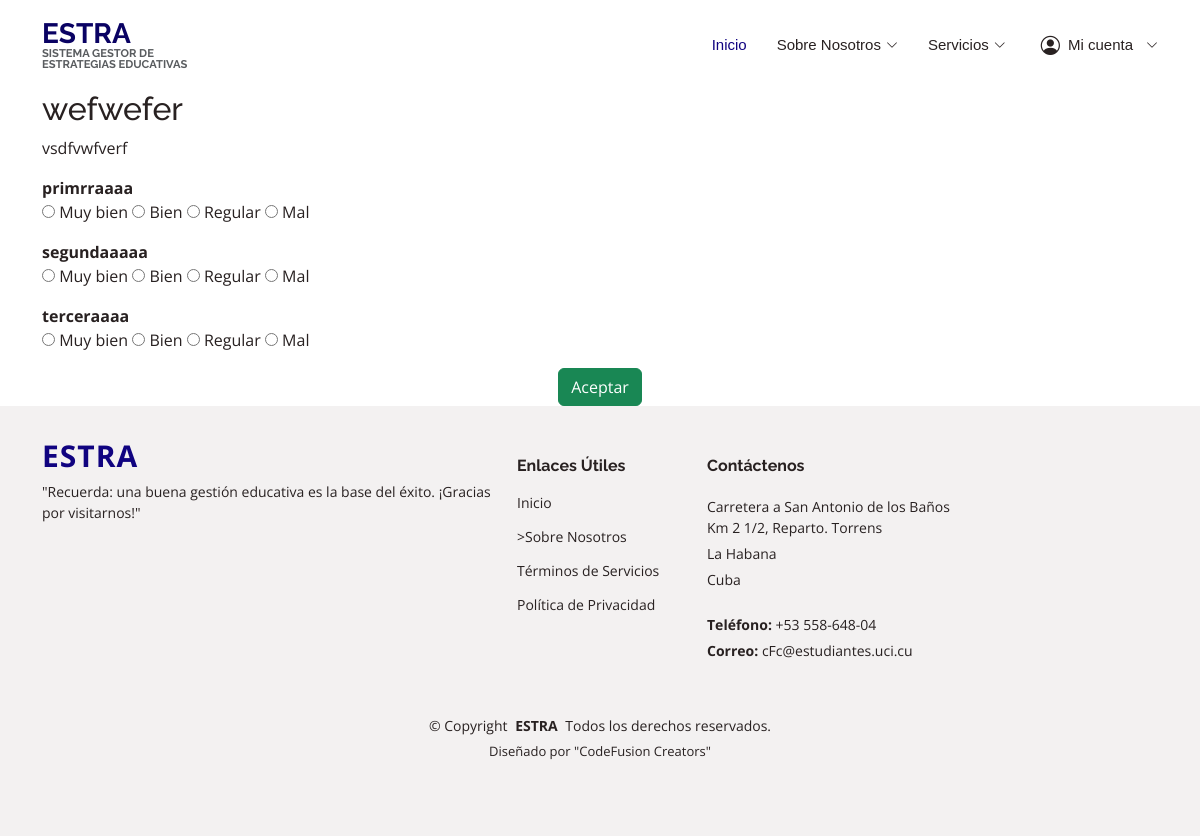
Screenshot of /realizar/encuesta/1/ (signed in) with the database file from the repository.
### encuestas/models.py (models this page shows, shortened)
class Encuesta(models.Model):
    titulo = models.CharField(max_length=255)
    descripcion = models.TextField()
    fecha_creacion = models.DateTimeField(auto_now_add=True)
    autor = models.CharField(max_length=100, default="Desconocido")
    estado = models.CharField(
        max_length=10,
        choices=[
            ('activa', 'Activa'),
            ('inactiva', 'Inactiva'),
        ],
        default='activa'
    )

class Pregunta(models.Model):
    encuesta = models.ForeignKey(Encuesta, on_delete=models.CASCADE, related_name='preguntas')
    texto = models.CharField(max_length=255)

### encuestas/vistas/vistas_usuario.py (the view, shortened to what this page needs)
# urls.py: path('realizar/encuesta/<int:encuesta_id>/', vistas_usuario.realizar_encuesta, name='realizar_encuesta'),
def realizar_encuesta(request, encuesta_id):
    if not request.user.is_authenticated:
        messages.error(request, "No estas autenticado.")
        return redirect("login")
    encuesta = get_object_or_404(Encuesta, id=encuesta_id)
    preguntas = encuesta.preguntas.all()
    return render(request, 'usuarios/realizar_encuesta.html', {
        'encuesta': encuesta,
        'preguntas': preguntas,
    })

### templates/usuarios/realizar_encuesta.html (shortened to what this page needs)
{% extends "baseg.html" %}
{% load static %}
{% block content %}
<div class="container" style="margin-top: 90px;">
    <h2>{{ encuesta.titulo }}</h2>
    <p>{{ encuesta.descripcion }}</p>
    <form method="post">
        <div>
            {% for pregunta in preguntas %}
                <div class="mb-3">
                    <label><strong>{{ pregunta.texto }}</strong></label>
                    <div>
                        <label><input type="radio" name="pregunta_{{ pregunta.id }}" value="muy bien" required> Muy bien</label>
                        <label><input type="radio" name="pregunta_{{ pregunta.id }}" value="bien"> Bien</label>
                        <label><input type="radio" name="pregunta_{{ pregunta.id }}" value="regular"> Regular</label>
                        <label><input type="radio" name="pregunta_{{ pregunta.id }}" value="mal"> Mal</label>
                    </div>
                </div>
            {% endfor %}
        </div>
        <div class="text-center">
            <button type="submit" class="btn btn-success">Aceptar</button>
        </div>
    </form>
</div>
{% endblock %}

### static/assets/css/style.css (style rules this page uses)
body { font-family: "Open Sans", sans-serif; color: #282121; }
h1, h2, h3, h4, h5, h6 { font-family: "Raleway", sans-serif; }

### rows the page displays
Encuesta: titulo "wefwefer", descripcion "vsdfvwfverf"
Pregunta: texto "primrraaaa"
Pregunta: texto "segundaaaaa"
Pregunta: texto "terceraaaa"
